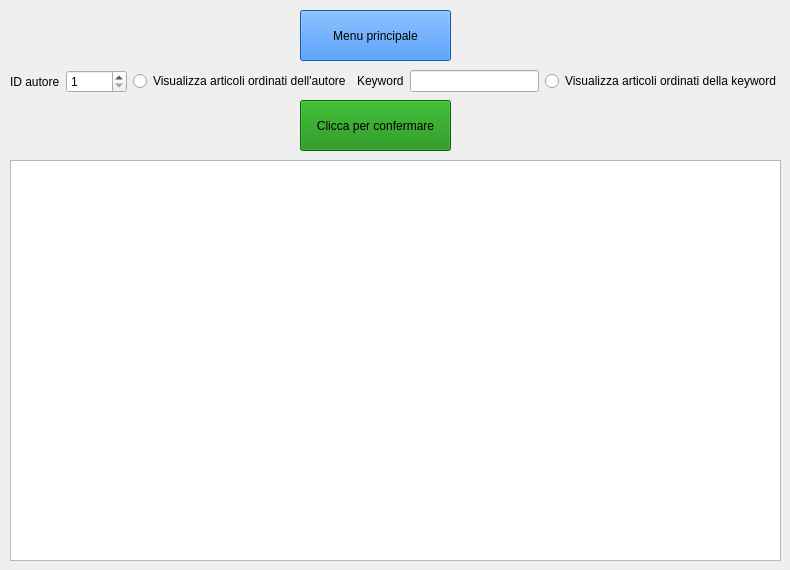
    <widget class="QWidget" name="PAG_SEZIONE_D">
     <widget class="QPushButton" name="PAG_D_MENU">
      <property name="geometry">
       <rect>
        <x>300</x>
        <y>10</y>
        <width>151</width>
        <height>51</height>
       </rect>
      </property>
      <property name="styleSheet">
       <string notr="true">background-color: rgb(24,119,242);</string>
      </property>
      <property name="text">
       <string>Menu principale</string>
      </property>
     </widget>
     <widget class="QListWidget" name="PAG_D_LISTA">
      <property name="geometry">
       <rect>
        <x>10</x>
        <y>160</y>
        <width>771</width>
        <height>401</height>
       </rect>
      </property>
     </widget>
     <widget class="QPushButton" name="PAG_D_PULSANTE_CONFERMA">
      <property name="geometry">
       <rect>
        <x>300</x>
        <y>100</y>
        <width>151</width>
        <height>51</height>
       </rect>
      </property>
      <property name="styleSheet">
       <string notr="true">background-color: rgb(15,138,8); </string>
      </property>
      <property name="text">
       <string>Clicca per confermare</string>
      </property>
     </widget>
     <widget class="QWidget" name="layoutWidget">
      <property name="geometry">
       <rect>
        <x>10</x>
        <y>70</y>
        <width>771</width>
        <height>24</height>
       </rect>
      </property>
      <layout class="QGridLayout" name="gridLayout_16">
       <item row="0" column="3">
        <widget class="QRadioButton" name="PAG_D_RADIO_VISUALIZZA_KEYWORD">
         <property name="text">
          <string>Visualizza articoli ordinati della keyword</string>
         </property>
        </widget>
       </item>
       <item row="0" column="1">
        <widget class="QRadioButton" name="PAG_D_RADIO_VISUALIZZA_AUTORE">
         <property name="text">
          <string>Visualizza articoli ordinati dell'autore</string>
         </property>
        </widget>
       </item>
       <item row="0" column="0">
        <layout class="QGridLayout" name="gridLayout_15">
         <item row="0" column="0">
          <widget class="QLabel" name="label_13">
           <property name="text">
            <string>ID autore</string>
           </property>
          </widget>
         </item>
         <item row="0" column="1">
          <widget class="QSpinBox" name="PAG_D_ID_AUTORE">
           <property name="minimum">
            <number>1</number>
           </property>
           <property name="maximum">
            <number>99999</number>
           </property>
          </widget>
         </item>
        </layout>
       </item>
       <item row="0" column="2">
        <layout class="QGridLayout" name="gridLayout_14">
         <item row="0" column="0">
          <widget class="QLabel" name="label_14">
           <property name="text">
            <string>Keyword</string>
           </property>
          </widget>
         </item>
         <item row="0" column="1">
          <widget class="QLineEdit" name="PAG_D_KEYWORD"/>
         </item>
        </layout>
       </item>
      </layout>
     </widget>
    </widget>
